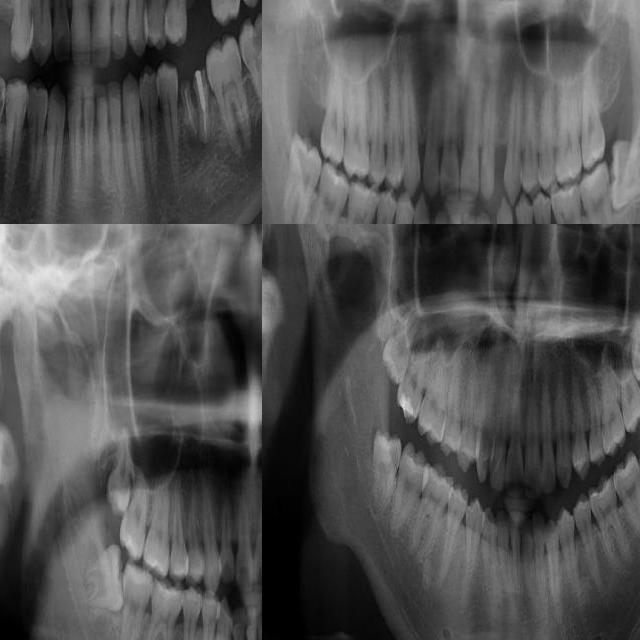
#> input picture data/train/images/0f54b2e7-Sourman_shahi_Ahmad_2022-06-12141947_jpg.rf.39e5c1c21a42f10a60ad41a98a033e17.jpg, 640 x 640 px; its folder holds only this picture in this run
$ python preprocessing.py --input ../../data/train/images --output out
#> lines starting #> are read from the running program, lines starting #| are printed output that depends on the picture
#> in preprocess_dataset, img is the input picture: shape (640, 640, 3); min 0, max 233, mean 81.6
"""
Preprocessing utilities for dental X-ray images.
Includes CLAHE (Contrast Limited Adaptive Histogram Equalization) and other medical imaging enhancements.
"""

import cv2
import numpy as np
from pathlib import Path
from tqdm import tqdm


def apply_clahe(image: np.ndarray, clip_limit: float = 2.0, grid_size: tuple = (8, 8)) -> np.ndarray:
    """
    Apply CLAHE to an image to enhance contrast.

    Args:
        image: Input image (BGR or Grayscale).
        clip_limit: Threshold for contrast limiting.
        grid_size: Size of grid for histogram equalization.

    Returns:
        Enhanced image.
    """
#> called with clip_limit = 2, grid_size = (8, 8)
    # Convert to grayscale if it's BGR
    if len(image.shape) == 3:
        gray = cv2.cvtColor(image, cv2.COLOR_BGR2GRAY)
        is_color = True
    else:
        gray = image
        is_color = False

    # Create CLAHE object
    clahe = cv2.createCLAHE(clipLimit=clip_limit, tileGridSize=grid_size)
    enhanced = clahe.apply(gray)
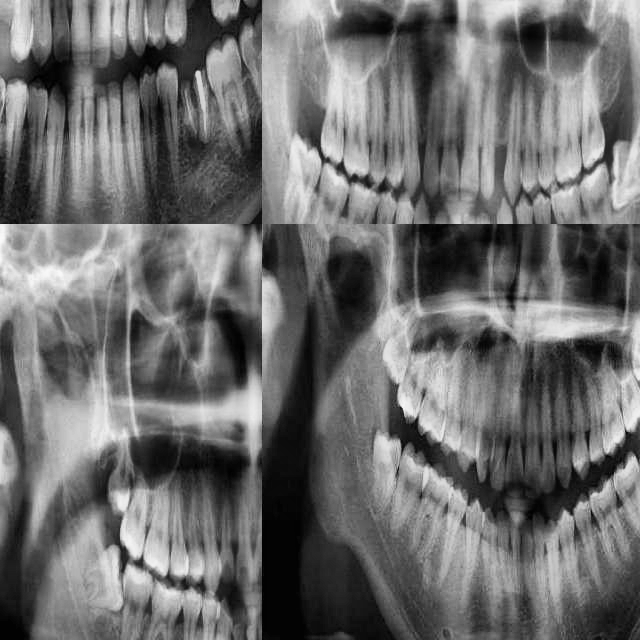
#> enhanced: shape (640, 640); min 0, max 250, mean 108.9

    # Convert back to BGR if input was color
    if is_color:
        enhanced = cv2.cvtColor(enhanced, cv2.COLOR_GRAY2BGR)
#> enhanced: shape (640, 640, 3)

    return enhanced


def preprocess_dataset(data_dir: Path, output_dir: Path, clip_limit: float = 2.0):
    """
    Preprocess an entire dataset by applying CLAHE to all images.

    Args:
        data_dir: Root directory of the dataset (containing train/val).
        output_dir: Directory to save processed images.
        clip_limit: CLAHE clip limit.
    """
    data_dir = Path(data_dir)
    output_dir = Path(output_dir)

    image_exts = ['*.jpg', '*.jpeg', '*.png']

    for split in ['train', 'val']:
        split_dir = data_dir / split / 'images'
        out_split_dir = output_dir / split / 'images'
        out_split_dir.mkdir(parents=True, exist_ok=True)

        # Also copy labels
        label_dir = data_dir / split / 'labels'
        out_label_dir = output_dir / split / 'labels'
        out_label_dir.mkdir(parents=True, exist_ok=True)

        # Copy labels
        print(f"Copying labels for {split}...")
        for label_file in label_dir.glob('*.txt'):
            with open(label_file, 'r') as f:
                content = f.read()
            with open(out_label_dir / label_file.name, 'w') as f:
                f.write(content)

        # Process images
        images = []
        for ext in image_exts:
            images.extend(list(split_dir.glob(ext)))

        print(f"Applying CLAHE to {len(images)} images in {split}...")
        for img_path in tqdm(images):
            img = cv2.imread(str(img_path))
            if img is None:
                continue

            enhanced = apply_clahe(img, clip_limit=clip_limit)
            cv2.imwrite(str(out_split_dir / img_path.name), enhanced)


if __name__ == "__main__":
    # Example usage
    import argparse
    parser = argparse.ArgumentParser(description="Preprocess dental X-rays with CLAHE")
    parser.add_argument("--input", type=str, required=True, help="Input data directory")
    parser.add_argument("--output", type=str, required=True, help="Output data directory")
    parser.add_argument("--clip", type=float, default=2.0, help="CLAHE clip limit")

    args = parser.parse_args()
    preprocess_dataset(Path(args.input), Path(args.output), args.clip)
